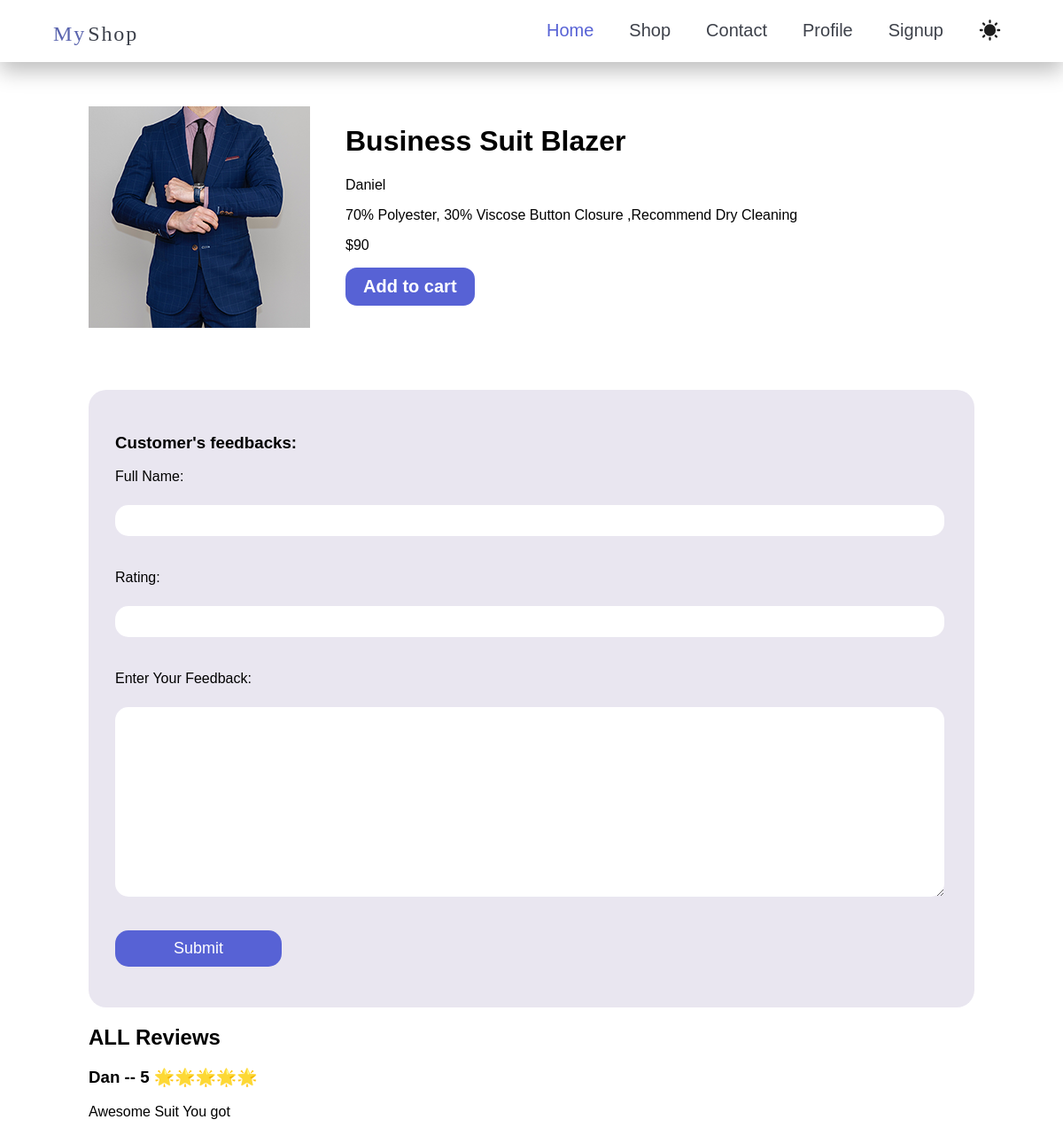
/products/Daniel/4, run on the app's committed database.
### products/models.py (models this page shows, shortened)
class Products(models.Model):
    title = models.CharField(max_length=70, blank=True)
    description = models.TextField(blank=True)
    brand = models.ForeignKey(Brand ,on_delete= models.CASCADE, null=True)
    image = models.ImageField(blank=True ,upload_to="product-img")
    category = models.ManyToManyField(Category)
    price = models.PositiveIntegerField()
    slug = models.SlugField(blank=True)
    is_best_seller = models.BooleanField(default=False)

class Brand(models.Model):
    title = models.CharField(max_length=50)
    logo = models.ImageField(blank=True,)
    address = models.OneToOneField(Address,on_delete=models.DO_NOTHING,null=True,related_name="Products")

class Feedback(models.Model):
    name = models.CharField(max_length=40)
    rating = models.PositiveIntegerField()
    products = models.ForeignKey(Products,on_delete=models.CASCADE)
    text = models.TextField()

### products/views.py (the view, shortened to what this page needs)
# urls.py: path('products/<product_brand>/<product_slug>',views.product_page, name='product_page'),
def product_page(request,product_brand,product_slug):
    product = Products.objects.get(slug = product_slug)
    form = FeedbackForm()
    reviews = Feedback.objects.filter(products = product)
    if request.method  == "GET":
        return render(request, "products/product.html",{
        'product':product,
        'form':form,
        'reviews':reviews,
    })

### products/forms.py
class FeedbackForm(forms.Form):
    name = forms.CharField(required=True, label='Full Name')
    rating = forms.IntegerField(min_value=1,max_value=5)
    text = forms.CharField(label="Enter Your Feedback" ,widget= forms.Textarea)

### products/templates/products/product.html (shortened to what this page needs)
{% extends "base.html" %}
{% load static %}
{% block css %}{% static "product/product.css" %}{% endblock %}
{% block body %}
    {% include "includes/nav.html" %}
<div id="product-main-con">
    <main>
        <img src="{{product.image.url}}">
        <div>
                <h1>{{product.title}}</h1>
                <p>{{product.brand.title}}</p>
                <p>{{product.description}}</p>
                <p>${{product.price}}</p>
                <button>Add to cart</button>
            </div>
     </main>
<section id="feedback">
    <h3>Customer's feedbacks:</h3>
    <form method="POST">
{% for fields in form %}
    {{ fields.label_tag}}<br>
    {{fields}}<br>
    {% endfor %}
<button type="submit">Submit</button>
    </form>
</section>
<section>
    <h1>ALL Reviews</h1>
{% for review in reviews %}
    <h3>{{ review.name }}  -- {{review.rating}}
        {% if review.rating == 5 %}
            🌟🌟🌟🌟🌟
        {% elif  review.rating == 4 %}
            🌟🌟🌟🌟
        {% elif  review.rating == 3 %}
            🌟🌟🌟
        {% elif  review.rating == 2 %}
            🌟🌟
        {% else %}
        🌟
        {% endif %}
    </h3>
    <p>{{ review.text }}</p>
{% endfor %}
</section>
</div>
{% endblock %}

### products/static/product/product.css (style rules this page uses)
body { font-family: Arial, Helvetica, sans-serif; margin: 0; }
#product-main-con { width: 1000px;margin:50px auto; }
#product-main-con main { display: flex; width: 100%; column-gap: 40px; }
#product-main-con main button { background-color: #5762D5; font-size: 20px; color: white; font-weight: bold; border: none; padding: 10px 20px; border-radius: 13px; cursor: pointer; transition-duration: 0.3s; }
#feedback { padding: 30px; background-color: #E9E6F0; border-radius: 20px; margin-top: 70px; }
#feedback input, #feedback textarea { width: 97%; display: block; font-size: 18px; padding: 7px 12px; margin-bottom: 20px; border: none; border-radius: 15px; }
#feedback label { font-weight: 300; display: block; margin-bottom: 5px; }
#feedback button { border: none; border-radius: 15px; background-color: #5762D5; color: white; font-size: 18px; padding: 10px 30px; width: 20%; cursor: pointer; transition-duration: 0.3s; }

### data on the page
Products: image (picture), title "Business Suit Blazer", brand "Daniel", description "70% Polyester, 30% Viscose Button Closure ,Recommend Dry Cleaning", price "90"
Feedback: name "Dan", rating "5", text "Awesome Suit You got"

### other printed values
{{ fields.label_tag }} "Full Name:" "Rating:" "Enter Your Feedback:"
